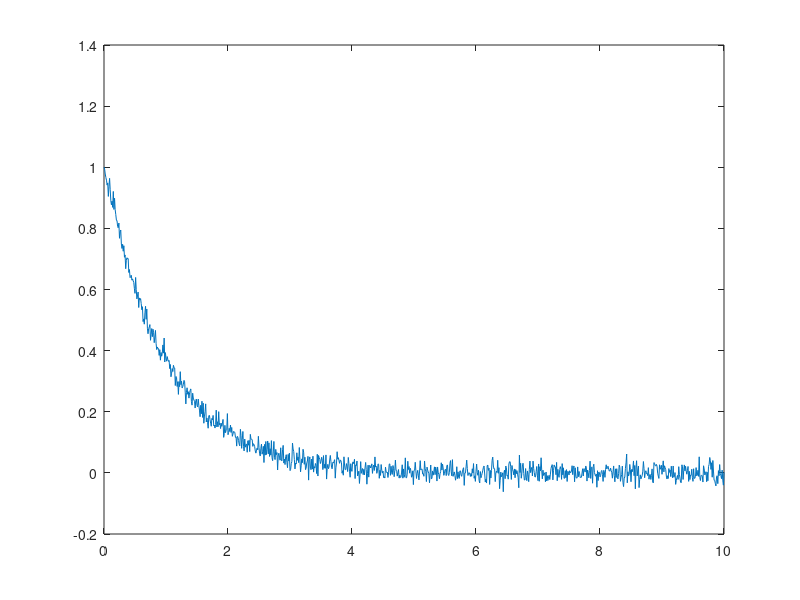

Source code (MATLAB): (Note: this script raises an error after producing the figure.)
function bestc = odeParamID()
%% Create some "experimental data"
expTime = 0:0.01:10;
expY = exp(-expTime) + 0.02*randn(size(expTime));
plot(expTime, expY)

%% ODE Information
tSpan = [0 10];
z0 = 1; % Initial values for the state

%% Initial guess
c0 = 0.5; % First guess at parameter value
ODE_Sol = ode45(@(t,z)updateStates(t,z,c0), tSpan, z0); % Run the ODE
simY = deval(ODE_Sol, expTime); % Evaluate the solution at the experimental time steps

hold on
plot(expTime, simY, '-r')

%% Set up optimization
myObjective = @(x) objFcn(x, expTime, expY,tSpan,z0);
lb = 0;
ub = 5;

bestc = lsqnonlin(myObjective, c0, lb, ub);

%% Plot best result
ODE_Sol = ode45(@(t,z)updateStates(t,z,bestc), tSpan, z0);
bestY = deval(ODE_Sol, expTime);

plot(expTime, bestY, '-g')
legend('Exp Data','Initial Param','Best Param');

function f = updateStates(t, z, c)

f = -c*z;

function cost = objFcn(x,expTime,expY,tSpan,z0)

ODE_Sol = ode45(@(t,z)updateStates(t,z,x), tSpan, z0);
simY = deval(ODE_Sol, expTime);

cost = simY-expY;
